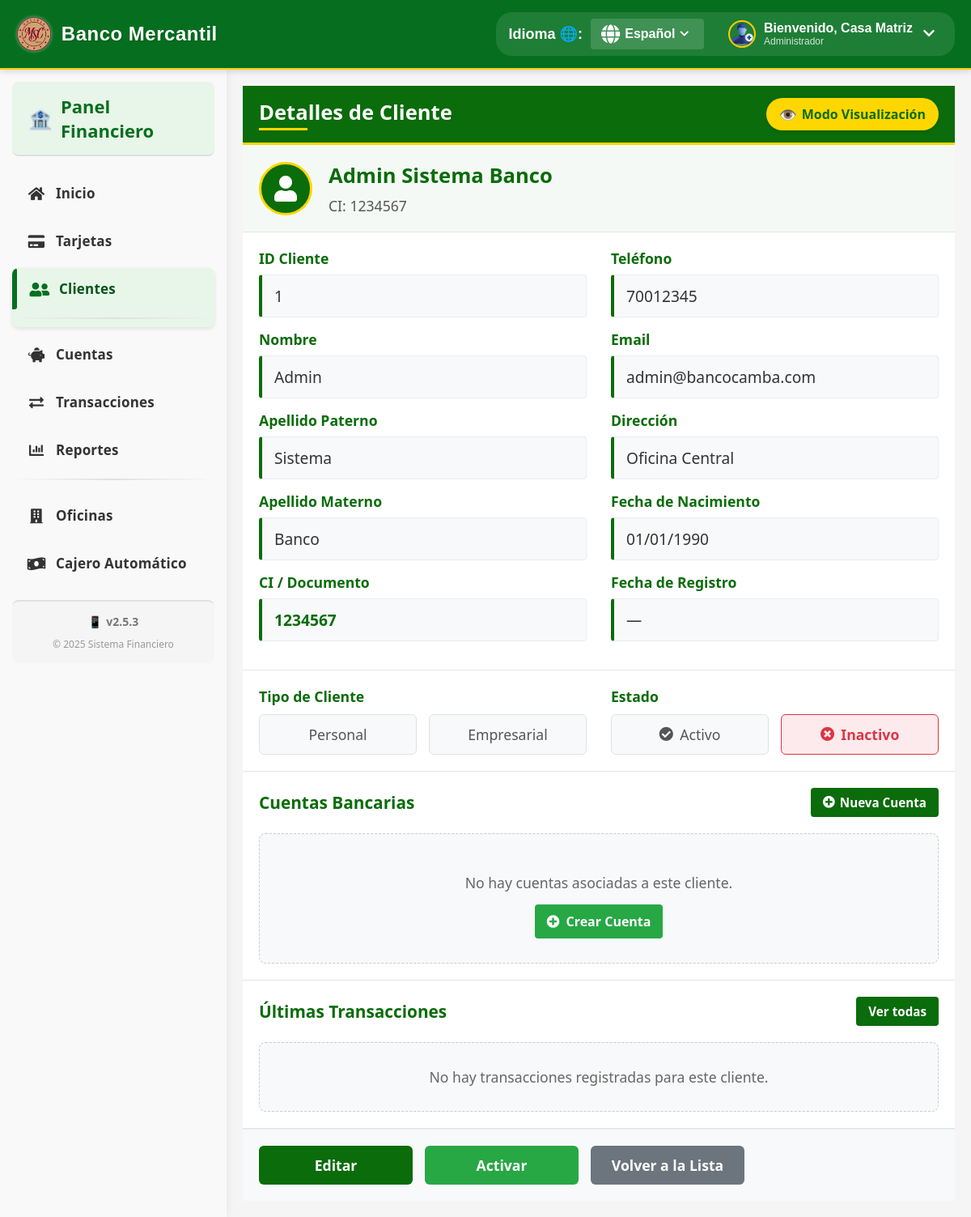
Page /index.php?controller=cliente&action=ver&id=1 (signed in) on the committed database.
### tables this page shows
CREATE TABLE persona (
    idPersona INT not null AUTO_INCREMENT,
    hash varchar(50) COMMENT 'hash',
    nombre VARCHAR(100) NOT NULL,
    apellidoMaterno VARCHAR(100) NOT NULL,
    apellidoPaterno VARCHAR(100) NOT NULL,
    direccion VARCHAR(255),
    telefono VARCHAR(20),
    email VARCHAR(100),
    fechaNacimiento DATE,
    ci VARCHAR(20),
    idOficina INT,
    CONSTRAINT PK_Persona PRIMARY KEY (idPersona),
    CONSTRAINT FK_Persona FOREIGN KEY (idOficina) REFERENCES oficina (idOficina)
);

### controllers/ClienteController.php (called while the page is built, shortened)
<?php
class ClienteController {
    private $session;
    private $model;
    public function __construct() {
        $database = new Database();
        $this->db = $database->connect();
        $this->session = new Session();
        $this->model = new Cliente($this->db);
    }
    public function ver() {
        global $lang;
        $id = (int)$_GET['id'];
        $this->model->idPersona = $id;
        if (!$this->model->obtenerUno()) {
            $this->session->setFlashMessage('error', $lang['client_not_found']);
            header('Location: index.php?controller=cliente&action=listar');
            exit;
        }
        include_once 'views/main.php';
    }
}
?>

### config/database.php (called while the page is built, shortened)
<?php
class Database {
    private $host = 'localhost';
    private $db_name = 'banco_camba';
    private $username = 'root';
    private $password = '';
    public function connect() {
        $this->conn = null;
        try {
            $this->conn = new PDO(
                'mysql:host=' . $this->host . ';dbname=' . $this->db_name,
                $this->username,
                $this->password
            );
            $this->conn->setAttribute(PDO::ATTR_ERRMODE, PDO::ERRMODE_EXCEPTION);
            $this->conn->exec("SET NAMES utf8");
        } catch(PDOException $e) {
            echo 'Connection Error: ' . $e->getMessage();
        }
        return $this->conn;
    }
}
?>

### models/Cliente.php (called while the page is built, shortened)
<?php
class Cliente {
    private $conn;
    public $idPersona;
    public function __construct($db) {
        $this->conn = $db;
    }
    public function obtenerUno() {
        $query = "SELECT p.*, o.nombre as oficina_nombre
                 FROM Persona p
                 INNER JOIN Oficina o ON p.idOficina = o.idOficina
                 WHERE p.idPersona = :id";
        $stmt = $this->conn->prepare($query);
        $stmt->bindParam(':id', $this->idPersona);
        $stmt->execute();
        $row = $stmt->fetch(PDO::FETCH_ASSOC);
        if ($row) {
            $this->nombre = $row['nombre'];
            $this->apellidoPaterno = $row['apellidoPaterno'];
            $this->apellidoMaterno = $row['apellidoMaterno'];
            $this->direccion = $row['direccion'];
            $this->telefono = $row['telefono'];
            $this->email = $row['email'];
            $this->fechaNacimiento = $row['fechaNacimiento'];
            $this->ci = $row['ci'];
            return true;
        }
        return false;
    }
}
?>

### views/clientes/ver.php (the view, shortened to what this page needs)
<link rel="stylesheet" href="assets/css/StyleVerCliente.css">
<div class="content-wrapper">
    <div class="header-container">
        <h2 class="page-title">Detalles de Cliente</h2>
        <div class="mode-visualizacion">
            <span class="mode-icon">👁️</span> Modo Visualización
        </div>
    </div>
    <div class="client-summary">
        <div class="avatar-box">
            <div class="client-avatar">
                <i class="fas fa-user"></i>
            </div>
        </div>
        <div class="client-info">
            <h2 class="client-name"><?php echo htmlspecialchars($this->model->nombre . ' ' . $this->model->apellidoPaterno . ' ' . $this->model->apellidoMaterno); ?></h2>
            <p class="client-identification">CI: <?php echo htmlspecialchars($this->model->ci); ?></p>
        </div>
    </div>
    <div class="details-container">
        <div class="details-row">
            <div class="details-cell">
                <label class="detail-label">ID Cliente</label>
                <div class="detail-value"><?php echo $this->model->idPersona; ?></div>
            </div>
            <div class="details-cell">
                <label class="detail-label">Teléfono</label>
                <div class="detail-value"><?php echo !empty($this->model->telefono) ? htmlspecialchars($this->model->telefono) : '—'; ?></div>
            </div>
        </div>
        <div class="details-row">
            <div class="details-cell">
                <label class="detail-label">Nombre</label>
                <div class="detail-value"><?php echo htmlspecialchars($this->model->nombre); ?></div>
            </div>
            <div class="details-cell">
                <label class="detail-label">Email</label>
                <div class="detail-value"><?php echo !empty($this->model->email) ? htmlspecialchars($this->model->email) : '—'; ?></div>
            </div>
        </div>
        <div class="details-row">
            <div class="details-cell">
                <label class="detail-label">Apellido Paterno</label>
                <div class="detail-value"><?php echo htmlspecialchars($this->model->apellidoPaterno); ?></div>
            </div>
            <div class="details-cell">
                <label class="detail-label">Dirección</label>
                <div class="detail-value"><?php echo !empty($this->model->direccion) ? htmlspecialchars($this->model->direccion) : '—'; ?></div>
            </div>
        </div>
        <div class="details-row">
            <div class="details-cell">
                <label class="detail-label">Apellido Materno</label>
                <div class="detail-value"><?php echo htmlspecialchars($this->model->apellidoMaterno); ?></div>
            </div>
            <div class="details-cell">
                <label class="detail-label">Fecha de Nacimiento</label>
                <div class="detail-value">
                    <?php if (!empty($this->model->fechaNacimiento)): ?>
                        <?php echo date('d/m/Y', strtotime($this->model->fechaNacimiento)); ?>
                    <?php else: ?>
                        —
                    <?php endif; ?>
                </div>
            </div>
        </div>
        <div class="details-row">
            <div class="details-cell">
                <label class="detail-label">CI / Documento</label>
                <div class="detail-value highlight-value"><?php echo htmlspecialchars($this->model->ci); ?></div>
            </div>
            <div class="details-cell">
                <label class="detail-label">Fecha de Registro</label>
                <div class="detail-value">
                    <?php if (!empty($this->model->fechaRegistro)): ?>
                        <?php echo date('d/m/Y', strtotime($this->model->fechaRegistro)); ?>
                    <?php else: ?>
                        —
                    <?php endif; ?>
                </div>
            </div>
        </div>
    </div>
    <div class="option-row-container">
        <div class="option-section">
            <label class="option-label">Tipo de Cliente</label>
            <div class="option-buttons">
                <div class="option-button <?php echo $this->model->tipoCliente == 1 ? 'selected' : ''; ?>">
                    Personal
                </div>
                <div class="option-button <?php echo $this->model->tipoCliente == 2 ? 'selected' : ''; ?>">
                    Empresarial
                </div>
            </div>
        </div>
        <div class="option-section">
            <label class="option-label">Estado</label>
            <div class="option-buttons">
                <div class="option-button status-active <?php echo $this->model->estado == 1 ? 'selected' : ''; ?>">
                    <i class="fas fa-check-circle"></i> Activo
                </div>
                <div class="option-button status-inactive <?php echo $this->model->estado == 0 ? 'selected' : ''; ?>">
                    <i class="fas fa-times-circle"></i> Inactivo
                </div>
            </div>
        </div>
    </div>
    <div class="accounts-section">
        <div class="section-header">
            <h3 class="section-title">Cuentas Bancarias</h3>
            <a href="index.php?controller=cuenta&action=crear&idCliente=<?php echo $this->model->idPersona; ?>" class="add-button">
                <i class="fas fa-plus-circle"></i> Nueva Cuenta
            </a>
        </div>
        <?php if (empty($cuentas)): ?>
        <div class="no-accounts">
            <p>No hay cuentas asociadas a este cliente.</p>
            <a href="index.php?controller=cuenta&action=crear&idCliente=<?php echo $this->model->idPersona; ?>" class="add-account-btn">
                <i class="fas fa-plus-circle"></i> Crear Cuenta
            </a>
        </div>
        <?php endif; ?>
    </div>
    <div class="transactions-section">
        <div class="section-header">
            <h3 class="section-title">Últimas Transacciones</h3>
            <a href="index.php?controller=cliente&action=transacciones&id=<?php echo $this->model->idPersona; ?>" class="view-all-btn">
                Ver todas
            </a>
        </div>
        <?php if (empty($transacciones)): ?>
        <div class="no-transactions">
            <p>No hay transacciones registradas para este cliente.</p>
        </div>
        <?php endif; ?>
    </div>
    <div class="actions-container">
        <a href="index.php?controller=cliente&action=editar&id=<?php echo $this->model->idPersona; ?>" class="action-main edit-btn">
            Editar
        </a>
        <?php if ($this->model->estado == 1): ?>
        <a href="index.php?controller=cuenta&action=crear&idCliente=<?php echo $this->model->idPersona; ?>" class="action-main new-account-btn">
            Nueva Cuenta
        </a>
        <a href="index.php?controller=cliente&action=desactivar&id=<?php echo $this->model->idPersona; ?>" class="action-main deactivate-btn" onclick="return confirm('¿Está seguro que desea desactivar este cliente?')">
            Desactivar
        </a>
        <?php else: ?>
        <a href="index.php?controller=cliente&action=activar&id=<?php echo $this->model->idPersona; ?>" class="action-main activate-btn" onclick="return confirm('¿Está seguro que desea activar este cliente?')">
            Activar
        </a>
        <?php endif; ?>
        <a href="index.php?controller=cliente&action=listar" class="action-main back-btn">
            Volver a la Lista
        </a>
    </div>
</div>

### assets/css/styles.css (style rules this page uses)
:root { --primary-color: #056f1f; --secondary-color: #004481; --light-color: #ffffff; --border-color: #e0e0e0; --hover-color: #033d11; --danger-color: #dc3545; --success-color: #28a745; --warning-color: #ffc107; --info-color: #17a2b8; }
body { font-family: 'Arial', sans-serif; background-color: #f5f5f5; margin: 0; padding: 0; min-height: 100vh; }
a { color: var(--secondary-color); text-decoration: none; }

### assets/css/styleMain.css (style rules this page uses)
:root { --primary-color: #056f1f; --primary-dark: #045518; --primary-light: #e8f5e9; --secondary-color: #1976d2; --text-light: #ffffff; --text-dark: #333333; --hover-color: #e8f5e9; --active-color: #c8e6c9; --transition-speed: 0.3s; --border-radius: 8px; --box-shadow: 0 2px 5px rgba(0, 0, 0, 0.1); }

### rows in the picture
persona: nombre+apellidoPaterno+apellidoMaterno "Admin Sistema Banco", ci "1234567", idPersona "1", telefono "70012345", nombre "Admin", email "admin@bancocamba.com", apellidoPaterno "Sistema", direccion "Oficina Central", apellidoMaterno "Banco", fechaNacimiento "01/01/1990"

### other values in the picture
$lang['welcome'] "Bienvenido"
$_SESSION['nombre'] "Casa Matriz"
$lang['home'] "Inicio"
$lang['cards'] "Tarjetas"
$lang['clients'] "Clientes"
$lang['accounts'] "Cuentas"
$lang['transactions'] "Transacciones"
$lang['reports'] "Reportes"
$lang['branches'] "Oficinas"
$lang['atm'] "Cajero Automático"
